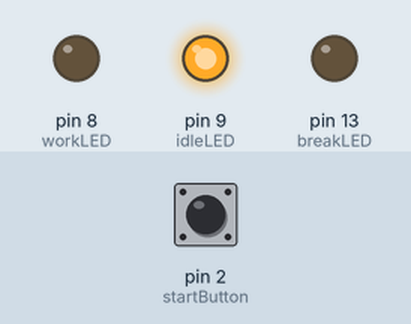
Recording of a sketch running on a simulated Arduino Uno, built with avr-gcc and run on an emulated ATmega328P. On the bench: output pins drawn as LEDs (lit = HIGH). Inputs (shaded band) come from the test bench; at power-on: pin 2 (startButton) LOW.

Above: at 1.2 s.
1.3 s: pin 2 (startButton) pulled HIGH for 0.15 s
At 1.7 s:
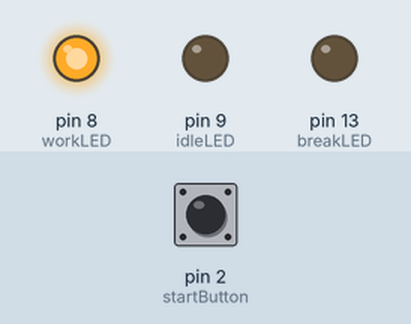
Timing chart, 0 to 4.3 s (numbered marks = the images above; inputs shaded):
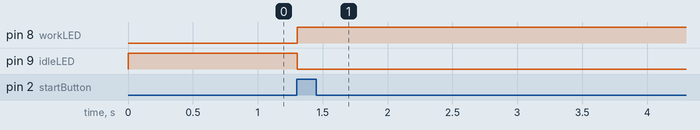

Measured:
- after the input at 1.3 s, pin 8 (workLED): LOW → HIGH at once; pin 9 (idleLED): HIGH → LOW at once

The sketch:

pomodoro_timer.ino
```cpp
#include <Bounce2.h>

// Arduino Based Pomodoro Timer
// Abishek Goda < goda dot abishek at gmail >
// v0.1

// This is the very first version of the application.
// There are two LEDs and a push button.
// One LED (Red) indicates work. Other LED (Green) indicates break.
// System is idle to start. When you push the button, it enters work. After
// 25 minutes, it enters break. After 5 mins,  it goes back to idle. You need
// to push start again to continue.
// In the work state, Red LED is lighted and in the break state, Green LED is.
// There is an optional Yellow LED to indicate Power-On/Idle condition.
// Simpler hardware also implies slightly sub optimal solution. But atleast, you won't need a RTC chip.

// The PINs to use
const int workLED     = 8 ;
const int breakLED    = 13;
const int idleLED     = 9 ;
const int startButton = 2 ;

// Status Constants
const int IDLE = 0;
const int WORK = 1;
const int BREAK = 2;

// Timer Constants
const long workInterval = 20*60*1000; // 20 minutes
const long breakInterval = 5*60*1000; // 5 minutes

// Global Variables
int status;
unsigned long prevMillis = 0;
unsigned long currMillis;
unsigned long diffMillis;

// Switch Debouncer
Bounce inpDebounce = Bounce();

void setup() {
  // there are four pins : three LEDs and one button
  // The three LED indicates whether we are in IDLE, WORK or BREAK modes
  // The button is just a START button.
  pinMode(idleLED, OUTPUT);
  pinMode(workLED, OUTPUT);
  pinMode(breakLED, OUTPUT);
  pinMode(startButton, INPUT);
  // We start at IDLE.
  digitalWrite(idleLED, HIGH);
  digitalWrite(workLED, LOW);
  digitalWrite(breakLED, LOW);
  status = IDLE;
  // Initialize the switch debouncer.
  inpDebounce.attach(startButton);
  inpDebounce.interval(5);
}

void loop() {
  if(inpDebounce.update()) {
    // We need to wait for the start button
    if(inpDebounce.read() == 1) {
      // Enter work mode.
      status = WORK;
    }
  }

  switch(status) {
    case WORK:
      if(diffMillis >= workInterval) {
        status = BREAK;
        digitalWrite(idleLED, LOW);
        digitalWrite(workLED, LOW);
        digitalWrite(breakLED, HIGH);
      } else {
        status = WORK;
        digitalWrite(idleLED, LOW);
        digitalWrite(workLED, HIGH);
        digitalWrite(breakLED, LOW);
      }
      break;

    case BREAK:
      if(diffMillis >= breakInterval) {
        status = IDLE;
        digitalWrite(idleLED, HIGH);
        digitalWrite(workLED, LOW);
        digitalWrite(breakLED, LOW);
      } else {
        status = BREAK;
        digitalWrite(idleLED, LOW);
        digitalWrite(workLED, LOW);
        digitalWrite(breakLED, HIGH);
      }
      break;

    case IDLE:
      digitalWrite(idleLED, HIGH);
      digitalWrite(workLED, LOW);
      digitalWrite(breakLED, LOW);
      break;
  }
}
```
